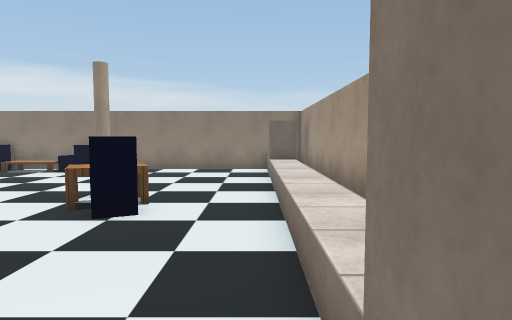
view 1 (above)

12 first-person views from a walk through a 3-D level made in the Unity game engine. The camera is 1.4 m above the floor, tilts 4° down and sees 75° across. The floor is counted in squares, 1 m on a side. Each view is taken from the middle of a square. On the plan, view 1 faces up. The plan holds only what a view shows up to about 15 squares ahead; the rest is blank. The place goes on beyond the plan. Some surface patterns are stand-ins.

view 2
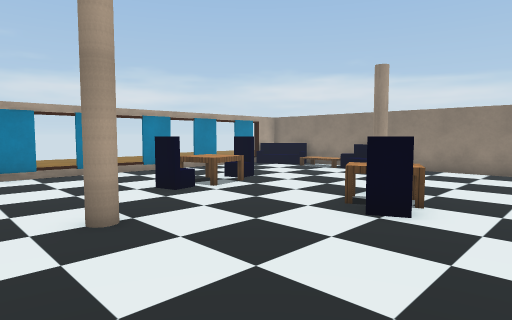

view 3
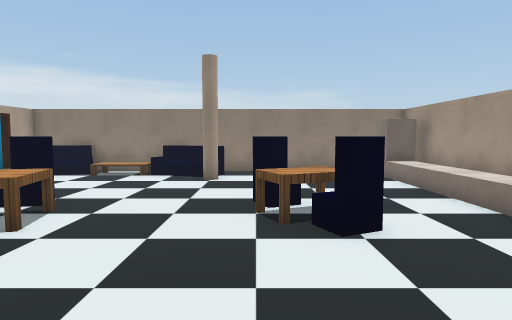

view 4
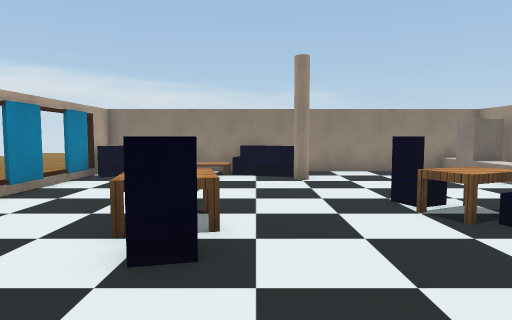

view 5
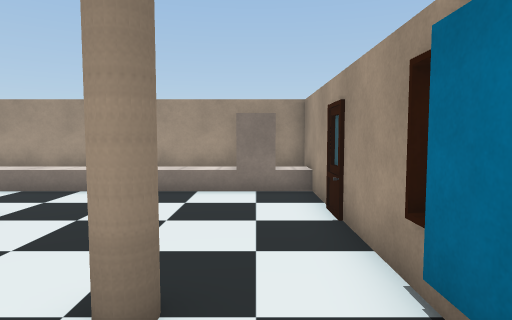

view 6
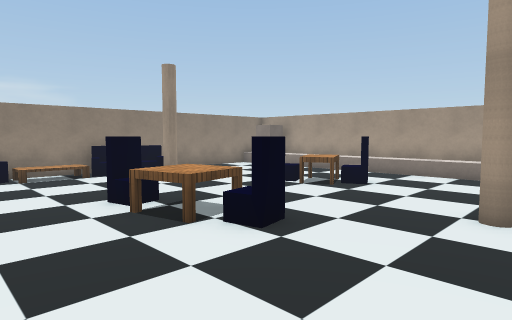

view 7
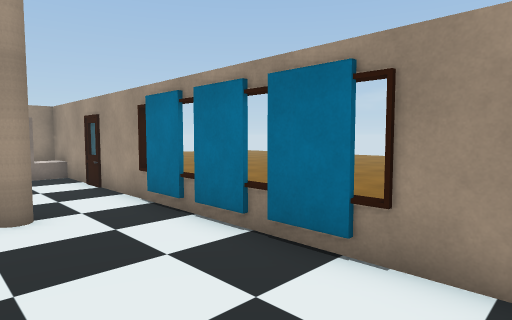

view 8
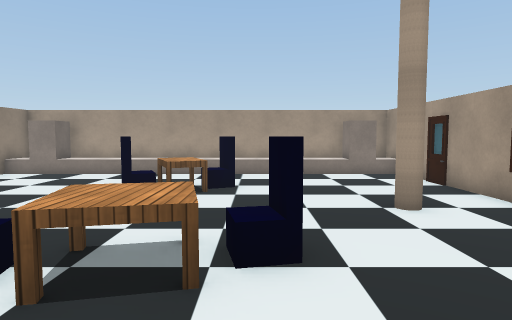

view 9
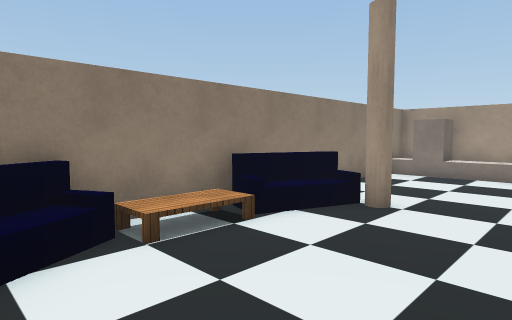

view 10
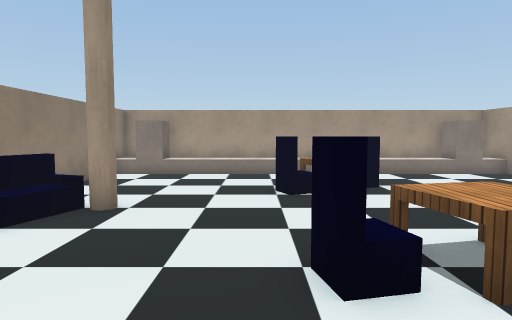

view 11
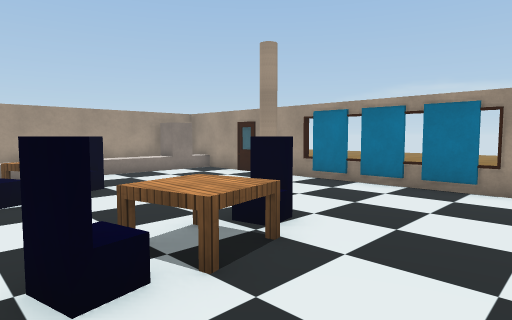

view 12
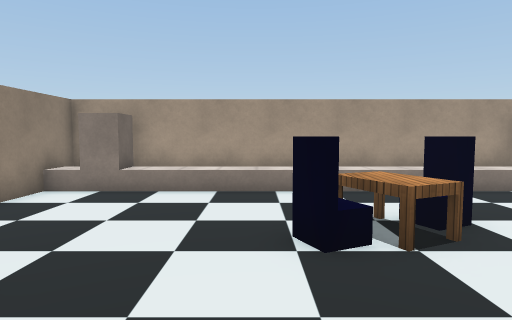

### Floor plan
Key: @ floor where view 1 was taken; # wall or solid block; . main floor; : floor 0.5 m higher than the main floor; ^ raised ledge; S sofa; C column; T table; H chair; O other object.
Columns run from 12 left of view 1 to 2 right of it. Each row starts with its distance up from view 1.
 14 SSS##SS########
 13 O....OSS.....##
 12 ......CC.....:#
 11 .............:#
 10 .............:#
  9 .............:#
  8 ...H....HH...:#
  7 ...TT...TTT..:#
  6 ...TT....HH..:#
  5 ....H........:#
  4 .............:#
  3 .............:#
  2 ......CC.....:#
  1 .............^#
  0 .##OO#O#....@##
 -1 ##.    #######
 -2
 -3
 -4    ..
 -5    ..
 -6     ..  .
 -7     ..
 -8      ..
 -9      ..

Positions as (right, up) in squares from view 1, and headings:
1: (0, 0), facing up
2: (0, 0), facing up-left
3: (-4, 1), facing up
4: (-7, 1), facing up
5: (-8, 1), facing right
6: (-12, 1), facing up-right
7: (-12, 3), facing down-right
8: (-12, 5), facing right
9: (-12, 9), facing up-right
10: (-12, 9), facing right
11: (-12, 9), facing down-right
12: (-8, 9), facing right
